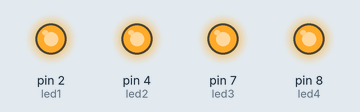
A sketch run on a simulated Arduino Uno, built with avr-gcc and run on an emulated ATmega328P. On the bench: output pins drawn as LEDs (lit = HIGH).

Above: at 0.5 s.
At 3.5 s:
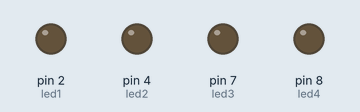
Timing chart, 0 to 4.6 s (numbered marks = the images above):
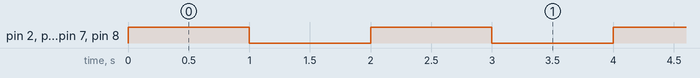

Measured:
- by itself, pin 2 (led1), pin 4 (led2), pin 7 (led3), pin 8 (led4): alternates HIGH for 1.0 s and LOW for 1.0 s

The sketch:

Blink.ino
```cpp
int led1 = 2;
int led2 = 4;
int led3 = 7;
int led4 = 8;

void setup() {

  pinMode(led1, OUTPUT);
  pinMode(led2, OUTPUT);
  pinMode(led3, OUTPUT);
  pinMode(led4, OUTPUT);
}


void loop() {
  digitalWrite(led1, HIGH);
  digitalWrite(led2, HIGH);
  digitalWrite(led3, HIGH);
  digitalWrite(led4, HIGH);
  delay(1000);
  digitalWrite(led1, LOW);
  digitalWrite(led2, LOW);
  digitalWrite(led3, LOW);
  digitalWrite(led4, LOW);
  delay(1000);
}
```
